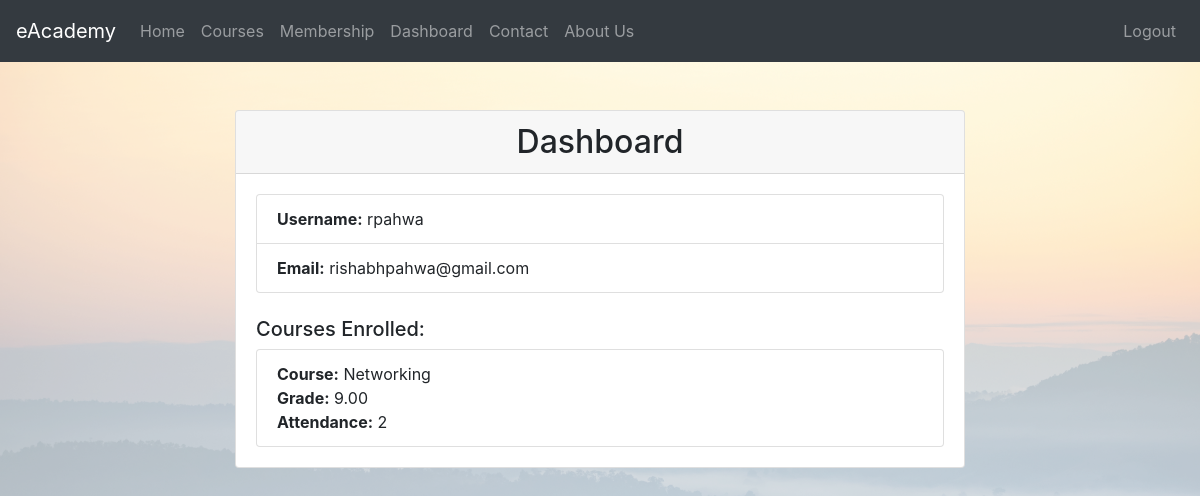
Before: /dashboard/ (signed in) with the older database file.
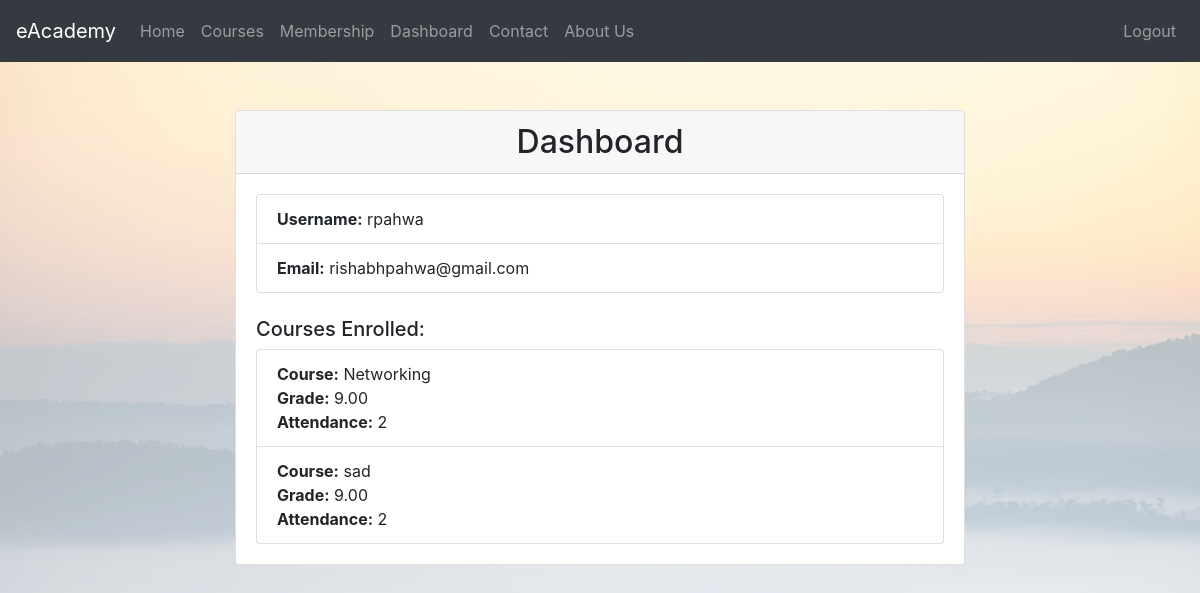
After: the same page with the newer database file.
### eAcademyApp/models.py (models this page shows, shortened)
class Enrollment(models.Model):
    student = models.ForeignKey(UserProfile, on_delete=models.CASCADE)
    course = models.ForeignKey(Course, on_delete=models.CASCADE)
    enrollment_date = models.DateTimeField(auto_now_add=True)

class Course(models.Model):
    LEVEL_CHOICES = [
        ('beginner', 'Beginner'),
        ('intermediate', 'Intermediate'),
        ('advanced', 'Advanced'),
    ]
    title = models.CharField(max_length=200)
    description = models.TextField()
    level_type = models.CharField(max_length=12, choices=LEVEL_CHOICES, default='beginner')
    instructor = models.ForeignKey(User, on_delete=models.CASCADE)
    files = models.FileField(upload_to='course_files/')
    created_at = models.DateTimeField(auto_now_add=True)
    updated_at = models.DateTimeField(auto_now=True)

class UserProfile(models.Model):
    USER_TYPE_CHOICES = [
        ('student', 'Student'),
        ('professor', 'Professor'),
    ]
    user = models.OneToOneField(User, on_delete=models.CASCADE)
    user_type = models.CharField(max_length=10, choices=USER_TYPE_CHOICES, default='student')
    first_name = models.CharField(max_length=100, null=True)
    last_name = models.CharField(max_length=100, null=True)
    email = models.EmailField(unique=True, null=True)
    attendance = models.PositiveIntegerField(default=0)
    grade = models.DecimalField(max_digits=5, decimal_places=2, default=0.0)
    def isteacher(self):
        return self.user_type == 'professor'
    def isstudent(self):
        return self.user_type == 'student'

### eAcademyApp/views.py (the view)
# urls.py: path('dashboard/', views.dashboard, name='dashboard'),
@login_required
def dashboard(request):
    if request.user.userprofile.user_type == 'student':
        student_user = request.user.userprofile
        enrollments = Enrollment.objects.filter(student=student_user)
        return render(request, 'dashboard.html', {'student_user': student_user, 'enrollments': enrollments})
    else:
        messages.info(request, 'Only Students are eligible to access this page.')
        return redirect(reverse('eAcademyApp:homepage'))

### templates/dashboard.html
{% extends 'base.html' %}
{% load static %}
{% block content %}
<div class="container mt-5">
    <div class="row justify-content-center">
        <div class="col-md-8">
            <div class="card">
                <div class="card-header">
                    <h2 class="mb-0 text-center">Dashboard</h2>
                </div>
                <div class="card-body">
                    <ul class="list-group">
                        <li class="list-group-item"><strong>Username:</strong> {{ student_user.user.username }}</li>
                        <li class="list-group-item"><strong>Email:</strong> {{ student_user.email }}</li>
                    </ul>
                    <h5 class="mt-4">Courses Enrolled:</h5>
                    {% if enrollments %}
                        <ul class="list-group">
                            {% for enrollment in enrollments %}
                                <li class="list-group-item">
                                    <strong>Course:</strong> {{ enrollment.course.title }}<br>
                                    <strong>Grade:</strong> {{ enrollment.student.grade }}<br>
                                    <strong>Attendance:</strong> {{ enrollment.student.attendance }}<br>
                                </li>
                            {% endfor %}
                        </ul>
                    {% else %}
                        <p>No courses enrolled yet.</p>
                    {% endif %}
                </div>
            </div>
        </div>
    </div>
</div>
{% endblock %}

Changed rows visible on the page:
added Enrollment: course "sad", student.grade "9.00", student.attendance "2"
